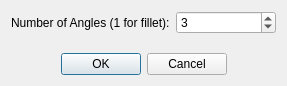
<?xml version="1.0" encoding="UTF-8"?>
<ui version="4.0">
 <class>SketcherGui::SketcherFilletDialog</class>
 <widget class="QDialog" name="SketcherGui::SketcherFilletDialog">
  <property name="windowModality">
   <enum>Qt::ApplicationModal</enum>
  </property>
  <property name="geometry">
   <rect>
    <x>0</x>
    <y>0</y>
    <width>287</width>
    <height>86</height>
   </rect>
  </property>
  <property name="windowTitle">
   <string>Create array</string>
  </property>
  <layout class="QVBoxLayout" name="verticalLayout">
   <item>
    <layout class="QHBoxLayout" name="horizontalLayout">
     <item>
      <widget class="QLabel" name="label">
       <property name="text">
        <string>Number of Angles (1 for fillet):</string>
       </property>
      </widget>
     </item>
     <item>
      <widget class="Gui::PrefSpinBox" name="sidesQuantitySpinBox">
       <property name="toolTip">
        <string>Number of columns of the linear array</string>
       </property>
       <property name="minimum">
        <number>1</number>
       </property>
       <property name="value">
        <number>3</number>
       </property>
       <property name="prefEntry" stdset="0">
        <cstring>DefaultFilletSides</cstring>
       </property>
       <property name="prefPath" stdset="0">
        <cstring>Mod/Sketcher</cstring>
       </property>
      </widget>
     </item>
    </layout>
   </item>
   <item>
    <spacer name="verticalSpacer">
     <property name="orientation">
      <enum>Qt::Vertical</enum>
     </property>
     <property name="sizeHint" stdset="0">
      <size>
       <width>20</width>
       <height>40</height>
      </size>
     </property>
    </spacer>
   </item>
   <item>
    <widget class="QDialogButtonBox" name="buttonBox">
     <property name="orientation">
      <enum>Qt::Horizontal</enum>
     </property>
     <property name="standardButtons">
      <set>QDialogButtonBox::Cancel|QDialogButtonBox::Ok</set>
     </property>
     <property name="centerButtons">
      <bool>true</bool>
     </property>
    </widget>
   </item>
  </layout>
 </widget>
 <customwidgets>
  <customwidget>
   <class>Gui::PrefSpinBox</class>
   <extends>QSpinBox</extends>
   <header>Gui/PrefWidgets.h</header>
  </customwidget>
 </customwidgets>
 <resources/>
 <connections>
  <connection>
   <sender>buttonBox</sender>
   <signal>accepted()</signal>
   <receiver>SketcherGui::SketcherFilletDialog</receiver>
   <slot>accept()</slot>
   <hints>
    <hint type="sourcelabel">
     <x>248</x>
     <y>254</y>
    </hint>
    <hint type="destinationlabel">
     <x>157</x>
     <y>274</y>
    </hint>
   </hints>
  </connection>
  <connection>
   <sender>buttonBox</sender>
   <signal>rejected()</signal>
   <receiver>SketcherGui::SketcherFilletDialog</receiver>
   <slot>reject()</slot>
   <hints>
    <hint type="sourcelabel">
     <x>316</x>
     <y>260</y>
    </hint>
    <hint type="destinationlabel">
     <x>286</x>
     <y>274</y>
    </hint>
   </hints>
  </connection>
 </connections>
</ui>
